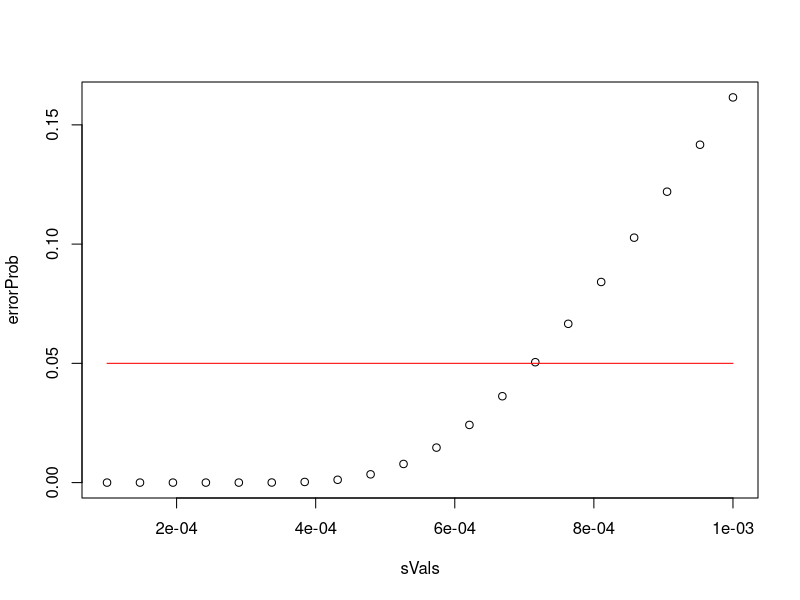

Here is the R script that generated this plot:
#Goal: Answer the following questions:

#Given: 
# A manufacturer is producing a 3/4 -inch threaded rod. It is determined that the 
# diameter of the rod follows a N(0.75,0.001) distribution.

mu    = 0.75;
sigma = 0.001;

##########
# Part A #
##########

# If the manufacture must throw out any rod that is not within 0.0014” of  0.75”, 
# determine the percentage of the rods that will be discarded.

tolerance = 0.0014;

#Integrate the PDF for x > (mu + tolerance) (Upper Tail)
upperTail = pnorm(mu + tolerance, mean=mu, sd=sigma, lower.tail=FALSE);
cat("P(X > mu + tolerance) ", " = ",upperTail,"\n")

#Integrate the PDF for x < (mu - tolerance) (Lower Tail)
lowerTail = pnorm(mu - tolerance, mean=mu, sd=sigma, lower.tail=TRUE);
cat("P(X < mu - tolerance) ", " = ",lowerTail,"\n")

#Sum together for the total probability
totalFailureProb = upperTail + lowerTail;
cat("P(|X - mu| < tolerance) ", " = ",totalFailureProb,"\n")

##########
# Part B #
##########

# Management wants to bring waste under 5%. 
# What standard deviation must be attained to make this happen?

maxError = 0.05;

# Soln: Let's make the standard deviation a variable 
#       and plot our error as a function of it.

numSamples  = 20;
sVals       = seq(0.0001, 0.001, length.out = numSamples)
errorProb   = 0*c(1:numSamples)

for (j in seq(from=1,to=numSamples,by=1))
{
  sigma = sVals[j];
  upperTail = pnorm(mu + tolerance, mean=mu, sd=sigma, lower.tail=FALSE);
  lowerTail = pnorm(mu - tolerance, mean=mu, sd=sigma, lower.tail=TRUE);
  errorProb[j] = upperTail + lowerTail;
}

plot(sVals,errorProb)
lines(c(sVals[1],sVals[numSamples]),c(maxError,maxError),col='red')
